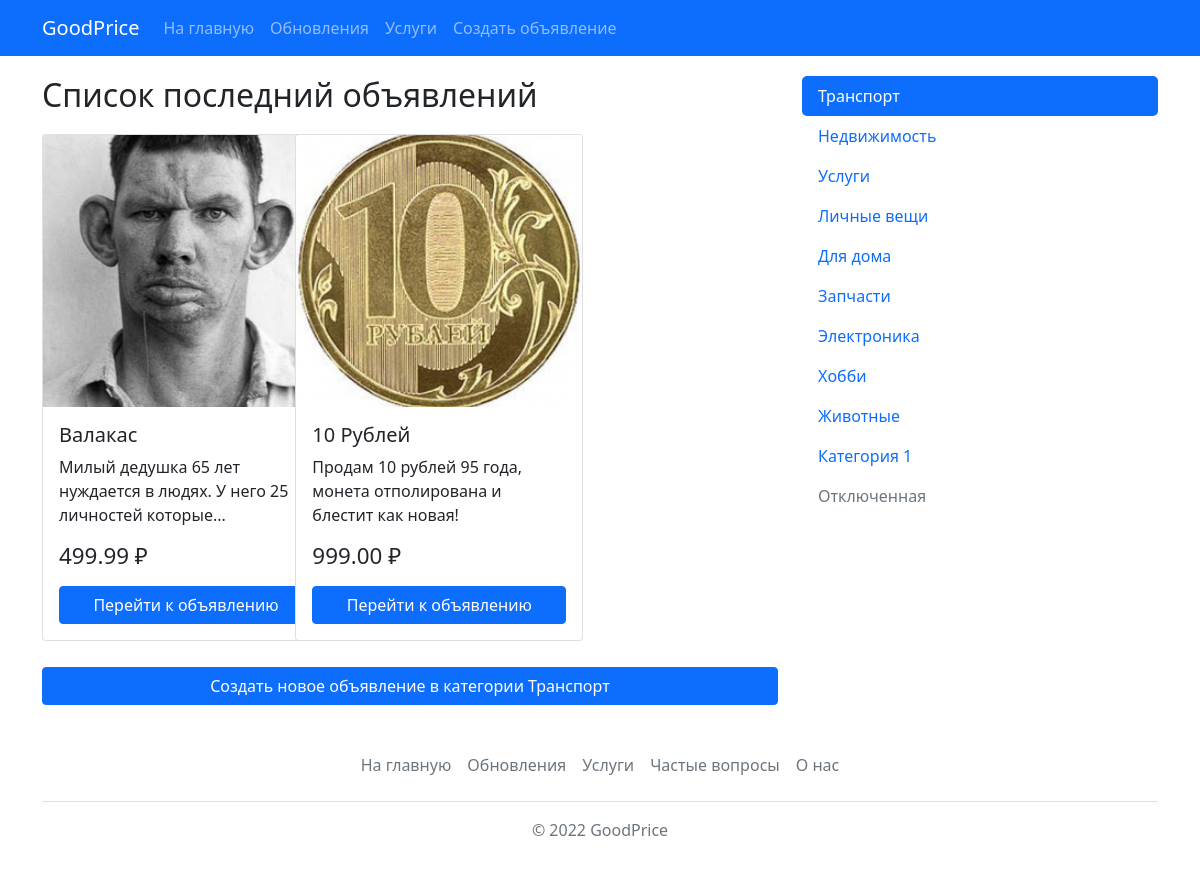
Page /category/1 on the committed database.
### tables this page shows
CREATE TABLE `product` (
  `id` int(11) NOT NULL,
  `name` varchar(64) NOT NULL,
  `email` varchar(64) NOT NULL,
  `price` decimal(12,2) NOT NULL,
  `image` varchar(64) NOT NULL,
  `text` text NOT NULL,
  `categoryID` int(11) NOT NULL,
  `timeAdd` datetime NOT NULL
);

CREATE TABLE `categories` (
  `id` int(11) NOT NULL,
  `name` varchar(32) NOT NULL,
  `description` varchar(128) NOT NULL,
  `url` varchar(32) NOT NULL
);

### config.php (called while the page is built, shortened)
<?php
    $getUrl = $_SERVER["REQUEST_URI"];
?>

### category.php (the view, shortened to what this page needs)
<?php
    require_once 'config.php';
    if(isset($match[1])) {
        $categoryId = $match[1];
        $sql = "SELECT * FROM product
                WHERE categoryID = '$categoryId'";
        $productsdb = mysqli_query($dbConnect, $sql) or die(mysqli_error($dbConnect));
        $sql = "SELECT * FROM categories WHERE id = '$categoryId'";
        $query = mysqli_query($dbConnect, $sql) or die(mysqli_error($dbConnect));
        $category = mysqli_fetch_assoc($query);
    } else {
    }
    require_once 'template/header.php';
?>
    <div class="container create">
        <div class="row">
            <div class="col-xl-8">
            <h2 class="col-xl-12">Список последний объявлений</h2>
                <div class="row">
                    <?php if(isset($productsdb)) {
                        foreach($productsdb as $product) {
                            $productName = mb_strimwidth($product['name'], 0, 23, '...');
                            $productText = mb_strimwidth($product['text'], 0, 70, '...');
                            echo "
                            <div class=\"col-xl-4 cardproduct\">
                                <div class=\"card\" style=\"width: 18rem\">
                                    <img src=\"{$product['image']}\" class=\"card-img-top\" alt=\"Купить {$product['name']}\">
                                    <div class=\"card-body\">
                                        <h5 class=\"card-title\">{$productName}</h5>
                                        <p class=\"card-text\">{$productText}</p>
                                        <h6 class=\"price\">{$product['price']} ₽</h6>
                                        <div class=\"d-grid mt-3\">
                                            <a href=\"/product/{$product['id']}\" class=\"btn btn-primary\">Перейти к объявлению</a>
                                        </div>
                                    </div>
                                </div>
                            </div>
                            ";
                        }
                    }
                    ?>
                    <div class="col-xl-12 mt-3 d-grid">
                        <a href ="/create" class="btn btn-primary" type="button">Создать новое объявление в категории <?=$category['name']?></a>
                    </div>
                </div>
            </div>
            <div class="col-xl-4">
                <?php require_once 'template/sidebar.php' ?>
            </div>
        </div>
    </div>
<?php require_once 'template/footer.php' ?>

### template/sidebar.php
<?php
    $sql = "SELECT * FROM categories";
    $query = mysqli_query($dbConnect, $sql) or die(mysqli_error($dbConnect));
?>
                <ul class="nav flex-column">
                    <?php
                        foreach($query as $category) {
                            if($getUrl == '/category/'.$category['id']){
                                $activeSidebar = 'active';
                            } else{
                                $activeSidebar = '';
                            }
                            echo "
                            <li class=\"nav-item\">
                                <a class=\"nav-link $activeSidebar\" href=\"/category/{$category['id']}\">{$category['name']}</a>
                            </li>".PHP_EOL;
                        }
                    ?>
                    <li class="nav-item">
                        <a class="nav-link" href="#">Категория 1</a>
                    </li>
                    <li class="nav-item">
                        <a class="nav-link disabled">Отключенная</a>
                    </li>
                </ul>

### style/style.css (style rules this page uses)
.create { margin-top: 20px; }
.create h2 { margin-bottom: 20px; }
.cardproduct { margin-bottom: 10px; }
.price { font-size: 1.4em; }
.nav-item .active { background-color: #0d6efd; border-radius: 5px; color: #fff; }
.card img { height: 17em; object-fit: cover; }

### rows in the picture
product: image (picture), name "Валакас", text "Милый дедушка 65 лет нуждается в людях. У него 25 личностей которые...", price "499.99"
product: image (picture), name "10 Рублей", text "Продам 10 рублей 95 года, монета отполирована и блестит как новая!", price "999.00"
categories: name "Транспорт"
categories: name "Недвижимость"
categories: name "Услуги"
categories: name "Личные вещи"
categories: name "Для дома"
categories: name "Запчасти"
categories: name "Электроника"
categories: name "Хобби"
categories: name "Животные"
